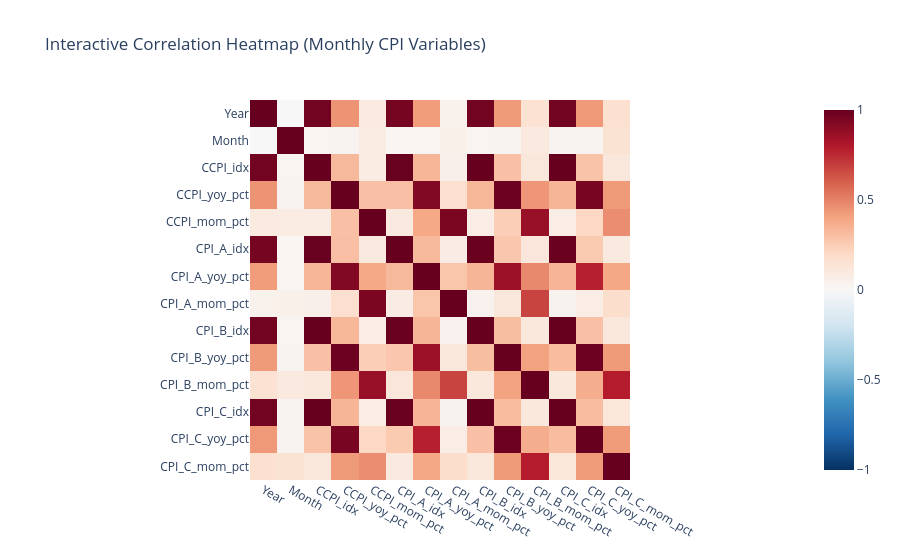

The notebook cell saved with this chart:
### Markdown cell above
## Normal EDA

### Code cell
# 4) Interactive correlation heatmap across numeric variables
corr = monthly.select_dtypes(include="number").corr()
fig = px.imshow(
    corr,
    color_continuous_scale="RdBu_r",
    zmin=-1,
    zmax=1,
    title="Interactive Correlation Heatmap (Monthly CPI Variables)",
)
fig.update_layout(template="plotly_white", dragmode="pan")
fig.show(config={"scrollZoom": True, "doubleClick": "reset+autosize"})

### Figure 1 — Plotly figure (JSON) as saved in the notebook; plotly's stock layout.template omitted (floating-point values rounded to 4 significant figures; data arrays with more than 128 entries replaced by an {"elided": "..."} marker saying what was removed)
{"data": [{"coloraxis": "coloraxis", "hovertemplate": "x: %{x}<br>y: %{y}<br>color: %{z}<extra></extra>", "name": "0", "type": "heatmap", "x": ["Year", "Month", "CCPI_idx", "CCPI_yoy_pct", "CCPI_mom_pct", "CPI_A_idx", "CPI_A_yoy_pct", "CPI_A_mom_pct", "CPI_B_idx", "CPI_B_yoy_pct", "CPI_B_mom_pct", "CPI_C_idx", "CPI_C_yoy_pct", "CPI_C_mom_pct"], "xaxis": "x", "y": ["Year", "Month", "CCPI_idx", "CCPI_yoy_pct", "CCPI_mom_pct", "CPI_A_idx", "CPI_A_yoy_pct", "CPI_A_mom_pct", "CPI_B_idx", "CPI_B_yoy_pct", "CPI_B_mom_pct", "CPI_C_idx", "CPI_C_yoy_pct", "CPI_C_mom_pct"], "yaxis": "y", "z": {"elided": "14x14 float values"}}], "layout": {"coloraxis": {"cmax": 1, "cmin": -1, "colorscale": [[0, "rgb(5,48,97)"], [0.1, "rgb(33,102,172)"], [0.2, "rgb(67,147,195)"], [0.3, "rgb(146,197,222)"], [0.4, "rgb(209,229,240)"], [0.5, "rgb(247,247,247)"], [0.6, "rgb(253,219,199)"], [0.7, "rgb(244,165,130)"], [0.8, "rgb(214,96,77)"], [0.9, "rgb(178,24,43)"], [1, "rgb(103,0,31)"]]}, "dragmode": "pan", "title": {"text": "Interactive Correlation Heatmap (Monthly CPI Variables)"}, "xaxis": {"anchor": "y", "constrain": "domain", "domain": [0, 1], "scaleanchor": "y"}, "yaxis": {"anchor": "x", "autorange": "reversed", "constrain": "domain", "domain": [0, 1]}}}
